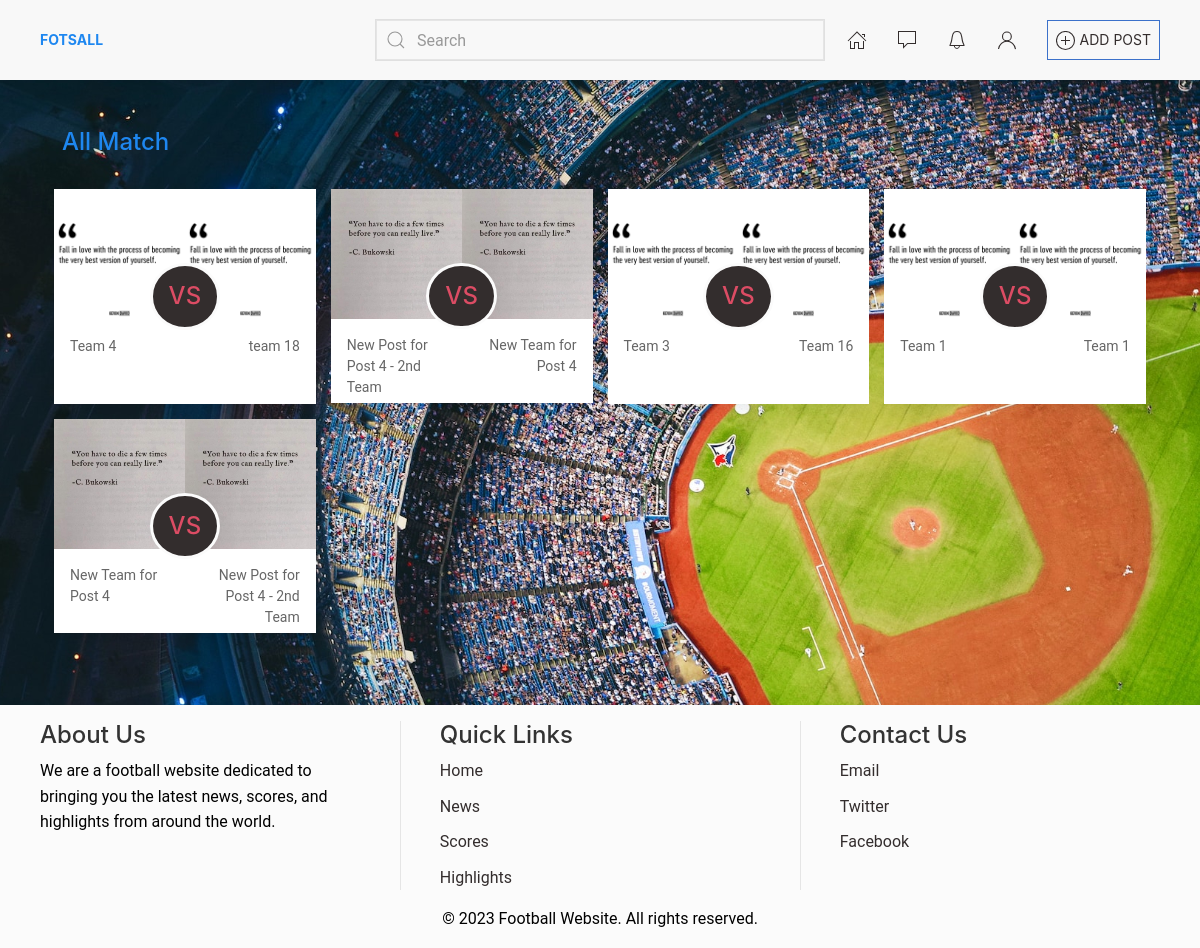
/match-list/2/, run on the app's committed database.
### futsal/models.py (models this page shows, shortened)
class Match(CreateUpdatedModelMixin,models.Model):
    post = models.ForeignKey("Post",related_name="post_matches",on_delete=models.CASCADE)
    title = models.CharField(max_length=240)
    team_1 = models.ForeignKey("Team",related_name="team1_match",on_delete=models.CASCADE)
    team_2 = models.ForeignKey("Team",related_name="team2_match",on_delete=models.CASCADE)
    draw = models.BooleanField(default=False)
    completed = models.BooleanField(default=False)
    watchers = models.PositiveBigIntegerField(default=0)
    winner = models.ForeignKey("Team",related_name="winner_matches",on_delete=models.SET_NULL,null=True,blank=True)

class Team(CreateUpdatedModelMixin,models.Model):
    post = models.ForeignKey("Post",on_delete=models.CASCADE,related_name="post_teams")
    team_image = models.ImageField(upload_to="team_image/")
    title = models.CharField(max_length=240)
    players = models.ManyToManyField("auth.User", through="Players",related_name="player_teams")
    score = models.PositiveBigIntegerField(default=0)
    match_completed = models.BooleanField(default=False)

### futsal/views.py (the view)
# urls.py: path('match-list/<int:pk>/',views.ViewMatchList.as_view(),name="match-list"),
class ViewMatchList(mixins.GetPostMixin,generic.ListView):
    template_name = "futsal/pages/match-list.html"
    model = models.Match

### core/context.py (called while the page is built)
def app_context(request):
    context = dict()
    context["is_htmx"] = None
    if request.META.get('HTTP_HX_REQUEST') == "true":
       context["is_htmx"] = True
    else:
       context["is_htmx"] = False
    context["current_view"] = request.resolver_match.view_name
    context["current_url"] = reverse_lazy(request.resolver_match.view_name)
    return context

### futsal/mixins.py (called while the page is built)
    def get_post(self):
        pk_post = self.kwargs.get("pk")
        if not hasattr(self,"post_obj"):
            self.post_obj = get_object_or_404(models.Post,id=pk_post)
        return self.post_obj

    def get_context_data(self, **kwargs):
        context = super().get_context_data(**kwargs)
        context[self.post_context_object_name] = self.get_post()
        return context

### templates/futsal/pages/match-list.html
{% extends "base.html" %}
{% block body %}
<div class="container p-2 p-lg-4 mb-4">
    <div class="uk-slider-container-offset" uk-slider>
        <div class="d-flex  justify-content-between mb-3">
            <h4 class="text-start uk-text-primary p-2">
              All Match
            </h4>
        </div>
        <div class="uk-grid-small uk-child-width-1-2@s uk-child-width-1-3@m uk-child-width-1-4@l uk-grid" uk-grid>
            {% include 'futsal/partials/match-list.html' %}
        </div>
    </div>
</div>
{% endblock body %}

### templates/futsal/partials/match-list.html
{% for match in object_list %}
<div>
    {% include "futsal/cards/match-card.html" %}
</div>
{% endfor %}

### templates/futsal/cards/match-card.html
{% load static %}
<a href="{% url 'match-detail' post.id match.id %}">
<div class="uk-card uk-card-default">
    <div class="d-flex justify-content-between position-relative">
            <h4 class="text-center text-dark  position-absolute d-flex justify-content-center align-items-center h-100 w-100">
                <span class="bg-dark text-danger rounded-circle p-3 border border-3 border-light">VS</span>
            </h4>
        <div>
            <div class="uk-card-media-top">
                <img src="
                {% if match.team_1.team_image %}
                {{match.team_1.team_image.url}}
                {% else %}
                {% static 'images/ballkick.jpg' %}
                {% endif %}
                " width="1800" height="1200" alt="">
            </div>
            <div class="uk-card-body p-3 overflow-hidden uk-text-small uk-text-left" style="min-height:6em;max-height:6em !important">
                {{match.team_1.title}}
            </div>
        </div>
        <div>
            <div class="uk-card-media-top">
                <img src="
                {% if match.team_2.team_image %}
                {{match.team_2.team_image.url}}
                {% else %}
                {% static 'images/ballkick.jpg' %}
                {% endif %}
                " width="1800" height="1200" alt="">
            </div>
            <div class="uk-card-body p-3 overflow-hidden uk-text-small uk-text-right" style="min-height:6em;max-height:6em !important">
                {{match.team_2.title}}
            </div>
        </div>
    </div>
</div>
</a>

### static/css/app.css (style rules this page uses)
body { min-height: 100vh; color:black !important; }
body { min-height: 100vh !important; background: url("/static/images/home.jpg"); background-size: cover !important; background-position: center !important; margin: 0 !important; padding: 0 !important; }

### data on the page
Match: team_1.team_image (picture), team_1 "Team 4", team_2.team_image (picture), team_2 "team 18"
Match: team_1.team_image (picture), team_1 "New Post for Post 4 - 2nd Team", team_2.team_image (picture), team_2 "New Team for Post 4"
Match: team_1.team_image (picture), team_1 "Team 3", team_2.team_image (picture), team_2 "Team 16"
Match: team_1.team_image (picture), team_1 "Team 1", team_2.team_image (picture), team_2 "Team 1"
Match: team_1.team_image (picture), team_1 "New Team for Post 4", team_2.team_image (picture), team_2 "New Post for Post 4 - 2nd Team"
